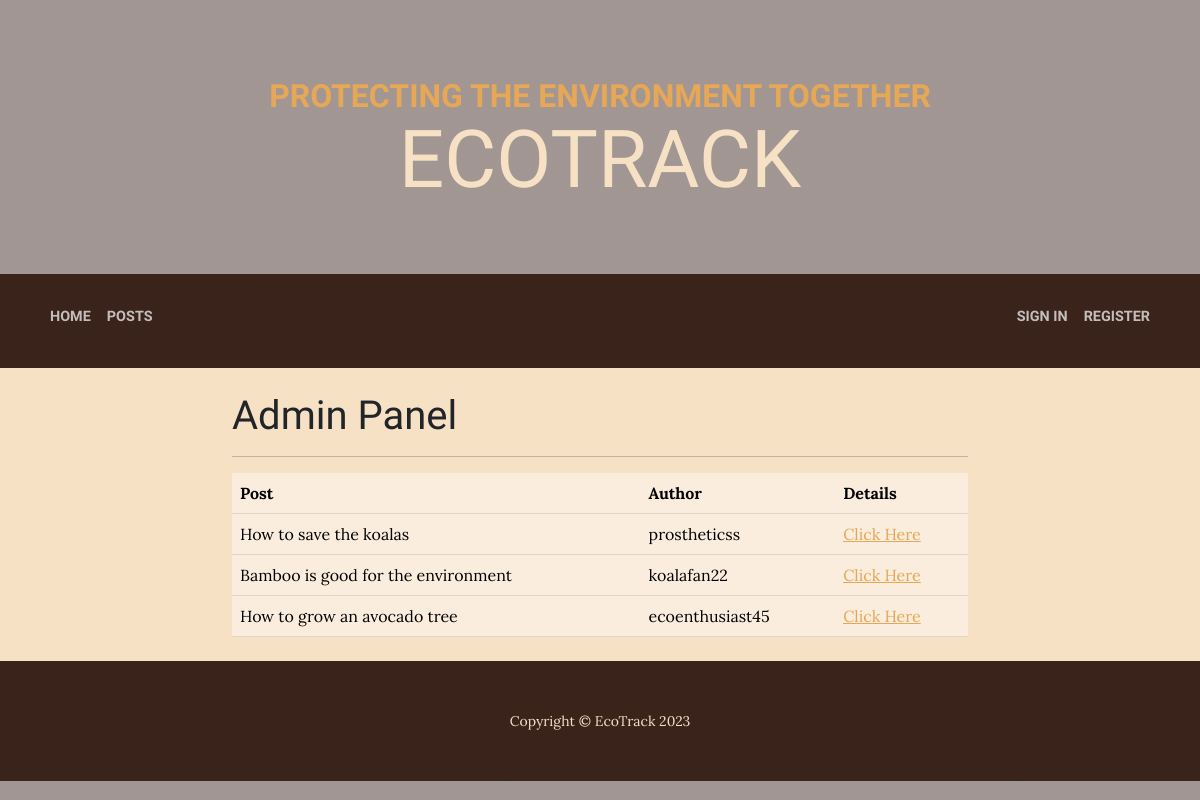
The page /admin/comments/index.php on the database as committed earlier.
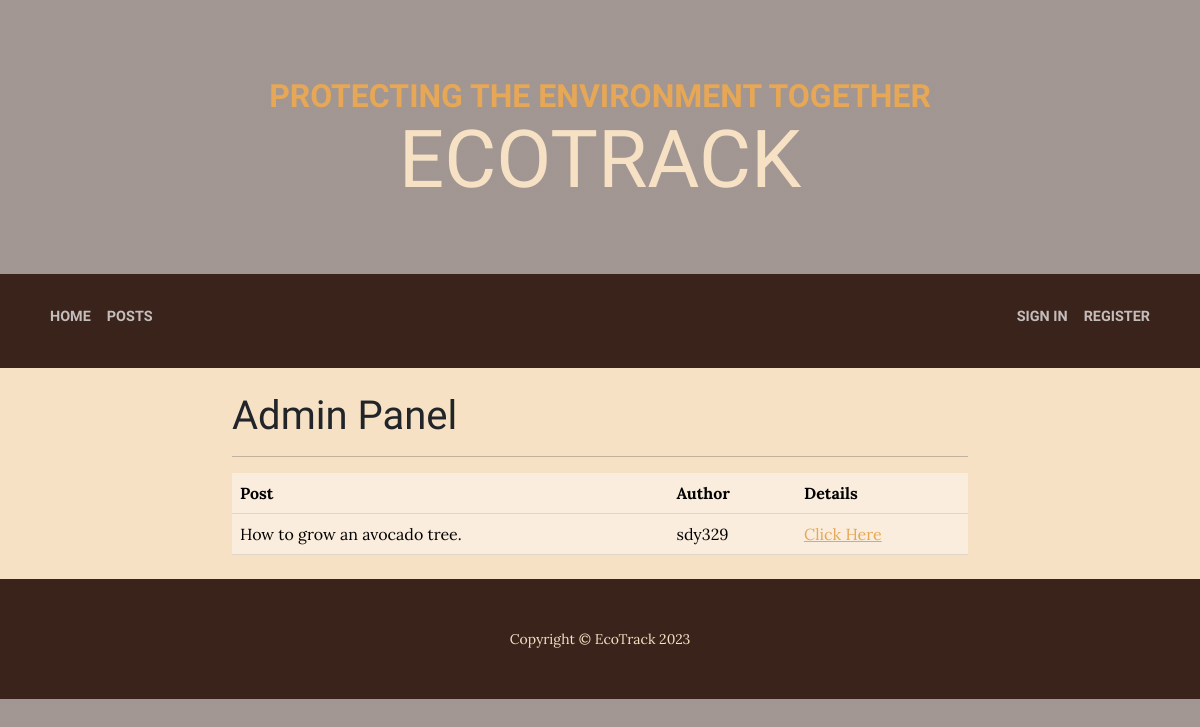
The same page on the database as committed later.
### tables this page shows
CREATE TABLE `comments` (
  `postID` int(10) UNSIGNED NOT NULL,
  `userID` int(10) UNSIGNED NOT NULL,
  `comment` text DEFAULT NULL,
  `postedDateTime` datetime DEFAULT NULL
);

CREATE TABLE `posts` (
  `ID` int(10) UNSIGNED NOT NULL,
  `userID` int(10) UNSIGNED DEFAULT NULL,
  `title` varchar(100) DEFAULT NULL,
  `content` longtext DEFAULT NULL,
  `postedDateTime` datetime DEFAULT NULL
);

CREATE TABLE `users` (
  `ID` int(10) UNSIGNED NOT NULL,
  `username` varchar(48) NOT NULL,
  `email` varchar(254) NOT NULL,
  `password` varchar(254) NOT NULL
);

### global.php (called while the page is built, shortened)
<?php
function query($query, $data){
    $stmt = __DB__->prepare($query);
    $stmt->execute($data);
    return $stmt;
}
function getAuthor($id){
    $author = query('SELECT username FROM users WHERE ID = ?', [$id])->fetch()['username'];
    return $author;
}
function getPost($id){
    $post = query('SELECT * FROM posts WHERE ID = ?', [$id])->fetch();
    return $post;
}
function getAllComments(){
    $comments = query('SELECT * FROM comments', [])->fetchAll();
    return $comments;
}

### admin/comments/index.php (the view, shortened to what this page needs)
<?php
require_once('../../global.php');
$comments = getAllComments();
?>
<!DOCTYPE html>
<html lang="en">
<head>
    <link href="../../css/styles.css" rel="stylesheet" />
</head>
<body>
    <header>
        <h1 class="site-heading text-center text-faded d-none d-lg-block">
            <span class="site-heading-upper text-primary mb-3">Protecting the environment together</span>
            <span class="site-heading-lower">EcoTrack</span>
        </h1>
    </header>
    <nav class="navbar navbar-expand-lg navbar-dark py-lg-4" id="mainNav">
        <div class="container">
            <div class="d-flex align-items-center">
                <ul class="navbar-nav">
                    <li class="nav-item mb-2"><a class="nav-link text-uppercase" href="../../index.php">Home</a></li>
                    <li class="nav-item mb-2"><a class="nav-link text-uppercase" href="../../posts.php">Posts</a></li>
                </ul>
            </div>
            <?php if(isset($_SESSION['id'])){
                echo '
                <div class="justify-content-end" id="navbarSupportedContent">
                <ul class="navbar-nav">
                    <li class="nav-item mb-2"><a class="nav-link text-uppercase" href="../../account.php">Account</a></li>
                    <li class="nav-item mb-2"><a class="nav-link text-uppercase" href="../../signout.php">Sign Out</a></li>
                    ';
                if($_SESSION['admin'] == true) echo '<li class="nav-item mb-2"><a class="nav-link text-uppercase" href="../index.php">Admin</a></li>';
                echo '</ul>
                </div>';
            } else {
                echo '
            <div class="justify-content-end" id="navbarSupportedContent">
            <ul class="navbar-nav">
                <li class="nav-item mb-2"><a class="nav-link text-uppercase" href="../../signin.php">Sign In</a></li>
                <li class="nav-item mb-2"><a class="nav-link text-uppercase" href="../../register.php">Register</a></li>
            </ul>
            </div>';
            }
            ?>
        </div>
    </nav>
    <section class="bg-faded">
        <div class="container">
            <div class="row">
                <div class="col-lg-8 col-md-10 mx-auto">
                    <br/>
                    <h1>Admin Panel</h1>
                    <hr/>
                    <table class="mb-4 table table-primary">
                        <tr>
                            <th>Post</th>
                            <th>Author</th>
                            <th>Details</th>
                        </tr>
                        <?php foreach($comments as $comment) {
                            $post = getPost($comment['postID']);
                            $username = getAuthor($comment['userID']);
                            echo '<tr>
                                <td>' . $post['title'] . '</td>
                                <td>' . $username . '</td>
                                <td><a href="detail.php?postID='.$comment['postID'].'&userID='.$comment['userID'].'">Click Here</a></td>
                            </tr>';
                        }?>
                    </table>
                </div>
            </div>
        </div>
    </section>
    <footer class="footer text-faded text-center py-5">
        <div class="container">
            <p class="m-0 small">Copyright &copy; EcoTrack 2023</p>
        </div>
    </footer>
</body>
</html>

Rows that differ between the two databases and show on the page:
removed comments: postID.title "How to save the koalas", userID.username "prostheticss"
removed comments: postID.title "Bamboo is good for the environment", userID.username "koalafan22"
removed comments: postID.title "How to grow an avocado tree", userID.username "ecoenthusiast45"
added comments: postID.title "How to grow an avocado tree.", userID.username "sdy329"
